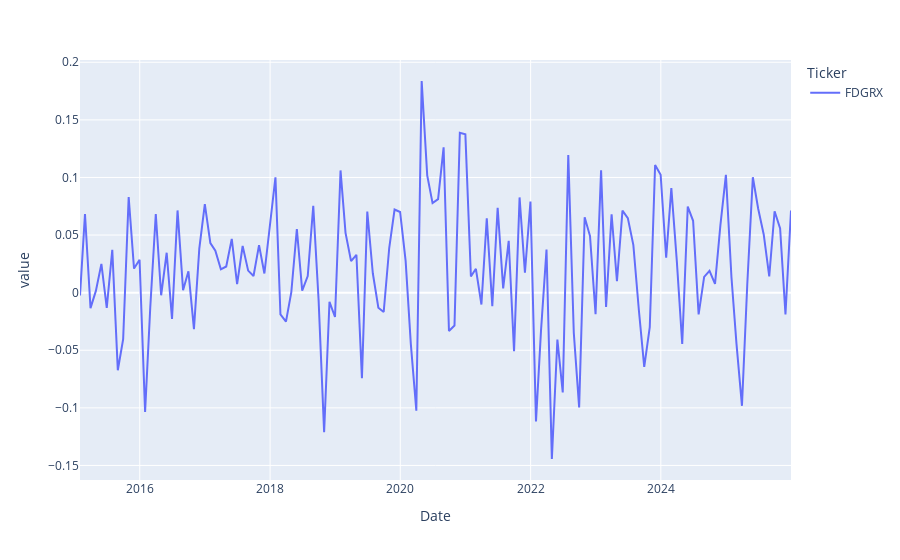

Source (notebook cell):
### Code cell
#This gives gain/loss per month, that's why it will come as zig-zag line chart
monthly_cum_returns.plot()

### Figure 1 — Plotly figure (JSON) as saved in the notebook; plotly's stock layout.template omitted (floating-point values rounded to 4 significant figures; data arrays with more than 128 entries replaced by an {"elided": "..."} marker saying what was removed)
{"data": [{"hovertemplate": "Ticker=FDGRX<br>Date=%{x}<br>value=%{y}<extra></extra>", "legendgroup": "FDGRX", "line": {"color": "#636efa", "dash": "solid"}, "marker": {"symbol": "circle"}, "mode": "lines", "name": "FDGRX", "orientation": "v", "showlegend": true, "type": "scatter", "x": {"elided": "132 str values"}, "xaxis": "x", "y": {"elided": "132 float values"}, "yaxis": "y"}], "layout": {"legend": {"title": {"text": "Ticker"}, "tracegroupgap": 0}, "margin": {"t": 60}, "xaxis": {"anchor": "y", "domain": [0, 1], "title": {"text": "Date"}}, "yaxis": {"anchor": "x", "domain": [0, 1], "title": {"text": "value"}}}}
